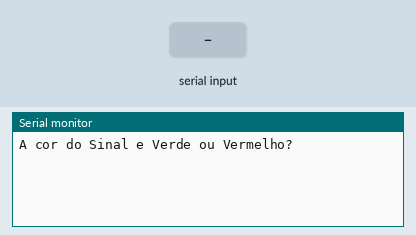
Recording of a sketch running on a simulated Arduino Uno, built with avr-gcc and run on an emulated ATmega328P. Parts: the last lines printed to the serial monitor. The inputs (shaded band) are chosen by the test bench.

Above: at 1.2 s.
1.3 s: "vermelho" received over Serial
At 3.6 s:
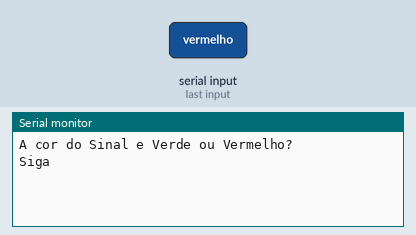
At 6.7 s:
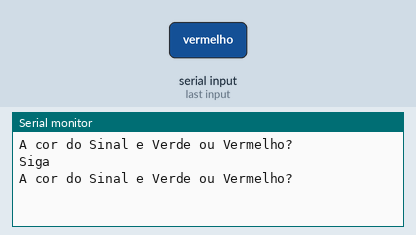

Measured:
- after the input at 1.3 s, the serial monitor: prints a new line after 1.0 s (image 1)

The sketch:

semaforo_21.ino
```cpp
String cor = "";
String vermelho = "";
String verde = "";

void setup()
{
  Serial.begin(9600);
}
  void loop()
{
  Serial.println("A cor do Sinal e Verde ou Vermelho?");
  while ( !Serial.available() );
  cor = Serial.readString();

  if (cor == "vermelho" , cor == "verde")
  Serial.println("Pare");
  else
  Serial.println("Siga");

  delay (4000);
}
```
